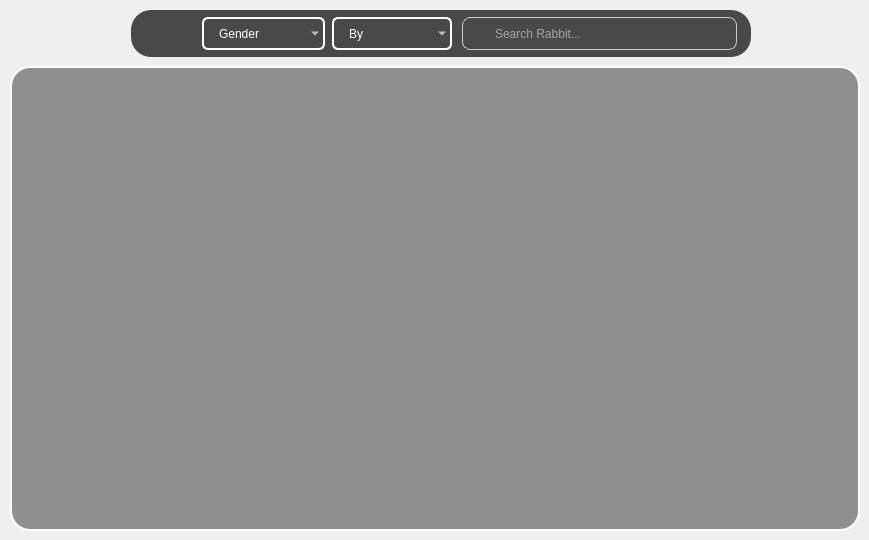
      <widget class="QWidget" name="Rabbits">
       <attribute name="title">
        <string>Rabbits</string>
       </attribute>
       <widget class="QFrame" name="Frame_CustomerRabbits_Facture_Advanced">
        <property name="geometry">
         <rect>
          <x>10</x>
          <y>66</y>
          <width>850</width>
          <height>465</height>
         </rect>
        </property>
        <property name="minimumSize">
         <size>
          <width>850</width>
          <height>465</height>
         </size>
        </property>
        <property name="maximumSize">
         <size>
          <width>850</width>
          <height>465</height>
         </size>
        </property>
        <property name="styleSheet">
         <string notr="true">QWidget{
	background-color: rgb(143, 143, 143);
	color: rgb(255, 255, 255);
	border: 2px solid #ffffff;
	border-style: outset;
    	border-radius: 20px;
}</string>
        </property>
        <property name="frameShape">
         <enum>QFrame::StyledPanel</enum>
        </property>
        <property name="frameShadow">
         <enum>QFrame::Raised</enum>
        </property>
        <widget class="QScrollArea" name="Customer_Rabbits_FactureScrollBar">
         <property name="geometry">
          <rect>
           <x>5</x>
           <y>5</y>
           <width>840</width>
           <height>455</height>
          </rect>
         </property>
         <property name="minimumSize">
          <size>
           <width>840</width>
           <height>455</height>
          </size>
         </property>
         <property name="maximumSize">
          <size>
           <width>840</width>
           <height>455</height>
          </size>
         </property>
         <property name="styleSheet">
          <string notr="true">QWidget{
	background-color: rgb(143, 143, 143);
	color: rgb(255, 255, 255);
	border: 2px solid rgba(0, 0, 0, 0);
	border-style: outset;
    	border-radius: 20px;
}</string>
         </property>
         <property name="verticalScrollBarPolicy">
          <enum>Qt::ScrollBarAlwaysOff</enum>
         </property>
         <property name="horizontalScrollBarPolicy">
          <enum>Qt::ScrollBarAlwaysOff</enum>
         </property>
         <property name="widgetResizable">
          <bool>true</bool>
         </property>
         <widget class="QWidget" name="Customer_Rabbits_FactureScrollBar_Content_7">
          <property name="geometry">
           <rect>
            <x>0</x>
            <y>0</y>
            <width>836</width>
            <height>451</height>
           </rect>
          </property>
          <widget class="QWidget" name="gridLayoutWidget_7">
           <property name="geometry">
            <rect>
             <x>10</x>
             <y>10</y>
             <width>821</width>
             <height>431</height>
            </rect>
           </property>
           <layout class="QGridLayout" name="GridLayout_Customer_Rabbits_FactureView"/>
          </widget>
         </widget>
        </widget>
       </widget>
       <widget class="QFrame" name="Filter_Frame_View_2">
        <property name="geometry">
         <rect>
          <x>131</x>
          <y>10</y>
          <width>620</width>
          <height>47</height>
         </rect>
        </property>
        <property name="minimumSize">
         <size>
          <width>620</width>
          <height>47</height>
         </size>
        </property>
        <property name="maximumSize">
         <size>
          <width>620</width>
          <height>47</height>
         </size>
        </property>
        <property name="styleSheet">
         <string notr="true">QWidget{
	background-color: rgb(73, 73, 73);
	color: rgb(255, 255, 255);
	border-style: outset;
    	border-radius: 20px;
}</string>
        </property>
        <property name="frameShape">
         <enum>QFrame::StyledPanel</enum>
        </property>
        <property name="frameShadow">
         <enum>QFrame::Raised</enum>
        </property>
        <widget class="QComboBox" name="FilterGender_Rabbits">
         <property name="geometry">
          <rect>
           <x>71</x>
           <y>7</y>
           <width>123</width>
           <height>33</height>
          </rect>
         </property>
         <property name="minimumSize">
          <size>
           <width>123</width>
           <height>33</height>
          </size>
         </property>
         <property name="maximumSize">
          <size>
           <width>123</width>
           <height>33</height>
          </size>
         </property>
         <property name="styleSheet">
          <string notr="true">QComboBox{
	border: 2px solid white;
	border-radius:6px;
	padding:1px 18px 1px 3px;
	background-color: rgba(0, 0, 0, 0);
	color: rgb(255, 255, 255);
	font: 75 12pt &quot;Acme&quot;;
	padding-left: 15px;
	selection-background-color: #2980B9;
}</string>
         </property>
         <item>
          <property name="text">
           <string>Gender</string>
          </property>
          <property name="icon">
           <iconset resource="resources.qrc">
            <normaloff>:/Icons/Gender_White.png</normaloff>
            <normalon>:/Icons/Gender_Green.png</normalon>:/Icons/Gender_White.png</iconset>
          </property>
         </item>
         <item>
          <property name="text">
           <string>Null</string>
          </property>
          <property name="icon">
           <iconset resource="resources.qrc">
            <normaloff>:/Icons/Gender_Null_White.png</normaloff>
            <normalon>:/Icons/Gender_Null_Green.png</normalon>:/Icons/Gender_Null_White.png</iconset>
          </property>
         </item>
         <item>
          <property name="text">
           <string>Male</string>
          </property>
          <property name="icon">
           <iconset resource="resources.qrc">
            <normaloff>:/Icons/Gender_Male_White.png</normaloff>
            <normalon>:/Icons/Gender_Male_Green.png</normalon>:/Icons/Gender_Male_White.png</iconset>
          </property>
         </item>
         <item>
          <property name="text">
           <string>Female</string>
          </property>
          <property name="icon">
           <iconset resource="resources.qrc">
            <normaloff>:/Icons/Gender_Female_White.png</normaloff>
            <normalon>:/Icons/Gender_Female_Green.png</normalon>:/Icons/Gender_Female_White.png</iconset>
          </property>
         </item>
        </widget>
        <widget class="QPushButton" name="Ordre_Rabbits">
         <property name="geometry">
          <rect>
           <x>18</x>
           <y>7</y>
           <width>43</width>
           <height>33</height>
          </rect>
         </property>
         <property name="minimumSize">
          <size>
           <width>43</width>
           <height>33</height>
          </size>
         </property>
         <property name="maximumSize">
          <size>
           <width>43</width>
           <height>33</height>
          </size>
         </property>
         <property name="font">
          <font>
           <family>Orbitron</family>
           <pointsize>9</pointsize>
           <weight>9</weight>
           <italic>false</italic>
           <bold>false</bold>
          </font>
         </property>
         <property name="cursor">
          <cursorShape>ArrowCursor</cursorShape>
         </property>
         <property name="styleSheet">
          <string notr="true">QPushButton {
	border: none;
	background-color:rgba(0, 0, 0, 0);
	image: url(:/Icons/Order_White.png);
}
QPushButton:hover {
	border: none;
	background-color:rgba(0, 0, 0, 0);
	image: url(:/Icons/Order_Mix.png);
}
QPushButton:checked:hover {
	border: none;
	background-color:rgba(0, 0, 0, 0);
	image: url(:/Icons/Order_Mix.png);
}
QPushButton:pressed {
	border: none;
	background-color:rgba(0, 0, 0, 0);
	image: url(:/Icons/Order_Green.png);
}
QPushButton:checked{
	border-style: outset;
    	background-color:rgba(0, 0, 0, 0);
	image: url(:/Icons/Order_Green.png);
}</string>
         </property>
         <property name="text">
          <string/>
         </property>
         <property name="iconSize">
          <size>
           <width>20</width>
           <height>20</height>
          </size>
         </property>
         <property name="checkable">
          <bool>true</bool>
         </property>
         <property name="checked">
          <bool>true</bool>
         </property>
         <property name="autoRepeat">
          <bool>false</bool>
         </property>
         <property name="autoExclusive">
          <bool>false</bool>
         </property>
         <property name="autoRepeatDelay">
          <number>50</number>
         </property>
         <property name="autoRepeatInterval">
          <number>10</number>
         </property>
        </widget>
        <widget class="QLineEdit" name="Search_Rabbits">
         <property name="geometry">
          <rect>
           <x>331</x>
           <y>7</y>
           <width>275</width>
           <height>33</height>
          </rect>
         </property>
         <property name="minimumSize">
          <size>
           <width>275</width>
           <height>33</height>
          </size>
         </property>
         <property name="maximumSize">
          <size>
           <width>275</width>
           <height>31</height>
          </size>
         </property>
         <property name="styleSheet">
          <string notr="true">QLineEdit {
	background-color:rgba(0, 0, 0, 0);
	padding-left: 30px;
	border: 1px solid #ccc;
	border-radius: 8px;
	background-image: url(:/Icons/Search.png);
	background-repeat: no-repeat;
	background-position: left center;
	font: 75 10pt &quot;Acme&quot;;
}</string>
         </property>
         <property name="inputMask">
          <string/>
         </property>
         <property name="text">
          <string/>
         </property>
         <property name="placeholderText">
          <string>Search Rabbit...</string>
         </property>
        </widget>
        <widget class="QComboBox" name="FilterBy_Rabbits">
         <property name="geometry">
          <rect>
           <x>201</x>
           <y>7</y>
           <width>120</width>
           <height>33</height>
          </rect>
         </property>
         <property name="minimumSize">
          <size>
           <width>120</width>
           <height>33</height>
          </size>
         </property>
         <property name="maximumSize">
          <size>
           <width>120</width>
           <height>33</height>
          </size>
         </property>
         <property name="styleSheet">
          <string notr="true">QComboBox{
	border: 2px solid white;
	border-radius:6px;
	padding:1px 18px 1px 3px;
	background-color: rgba(0, 0, 0, 0);
	color: rgb(255, 255, 255);
	font: 75 12pt &quot;Acme&quot;;
	padding-left: 15px;
	selection-background-color: #2980B9;
}</string>
         </property>
         <item>
          <property name="text">
           <string>By</string>
          </property>
          <property name="icon">
           <iconset resource="resources.qrc">
            <normaloff>:/Icons/Search.png</normaloff>:/Icons/Search.png</iconset>
          </property>
         </item>
         <item>
          <property name="text">
           <string>ID</string>
          </property>
          <property name="icon">
           <iconset resource="resources.qrc">
            <normaloff>:/Icons/Rabbit_Tag.png</normaloff>
            <normalon>:/Icons/Rabbit_Tag.png</normalon>:/Icons/Rabbit_Tag.png</iconset>
          </property>
         </item>
         <item>
          <property name="text">
           <string>Breed</string>
          </property>
          <property name="icon">
           <iconset resource="resources.qrc">
            <normaloff>:/Icons/Rabbit_Tag.png</normaloff>
            <normalon>:/Icons/Rabbit_Tag.png</normalon>:/Icons/Rabbit_Tag.png</iconset>
          </property>
         </item>
         <item>
          <property name="text">
           <string>Born</string>
          </property>
          <property name="icon">
           <iconset resource="resources.qrc">
            <normaloff>:/Icons/Calendar_White.png</normaloff>
            <normalon>:/Icons/Calendar_Green.png</normalon>:/Icons/Calendar_White.png</iconset>
          </property>
         </item>
         <item>
          <property name="text">
           <string>Color</string>
          </property>
          <property name="icon">
           <iconset resource="resources.qrc">
            <normaloff>:/Icons/Rabbit_White.png</normaloff>
            <normalon>:/Icons/Rabbit_Green.png</normalon>:/Icons/Rabbit_White.png</iconset>
          </property>
         </item>
         <item>
          <property name="text">
           <string>Mother</string>
          </property>
          <property name="icon">
           <iconset resource="resources.qrc">
            <normaloff>:/Icons/Rabbit_Tree_White.png</normaloff>
            <normalon>:/Icons/Rabbit_Tree_Green.png</normalon>:/Icons/Rabbit_Tree_White.png</iconset>
          </property>
         </item>
         <item>
          <property name="text">
           <string>Father</string>
          </property>
          <property name="icon">
           <iconset resource="resources.qrc">
            <normaloff>:/Icons/Rabbit_Tree_White.png</normaloff>
            <normalon>:/Icons/Rabbit_Tree_Green.png</normalon>:/Icons/Rabbit_Tree_White.png</iconset>
          </property>
         </item>
         <item>
          <property name="text">
           <string>Generation</string>
          </property>
          <property name="icon">
           <iconset resource="resources.qrc">
            <normaloff>:/Icons/Rabbit_Tree_White.png</normaloff>
            <normalon>:/Icons/Rabbit_Tree_Green.png</normalon>:/Icons/Rabbit_Tree_White.png</iconset>
          </property>
         </item>
         <item>
          <property name="text">
           <string>Type</string>
          </property>
          <property name="icon">
           <iconset resource="resources.qrc">
            <normaloff>:/Icons/Settings_White.png</normaloff>
            <normalon>:/Icons/Settings_White.png</normalon>:/Icons/Settings_White.png</iconset>
          </property>
         </item>
         <item>
          <property name="text">
           <string>CageID</string>
          </property>
          <property name="icon">
           <iconset resource="resources.qrc">
            <normaloff>:/Icons/Cages_White.png</normaloff>
            <normalon>:/Icons/Cages_Green.png</normalon>:/Icons/Cages_White.png</iconset>
          </property>
         </item>
        </widget>
       </widget>
      </widget>
